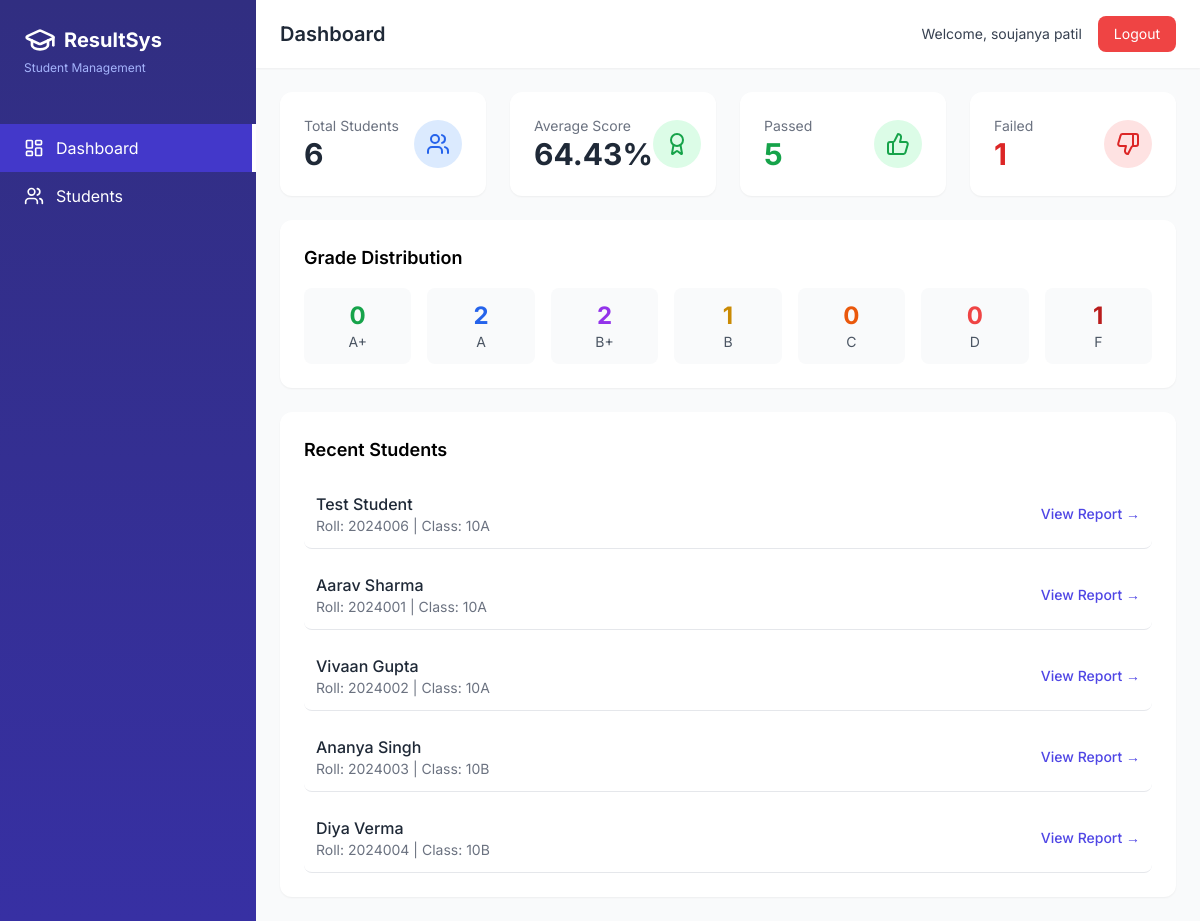
The page /dashboard (signed in) on the database as committed earlier.
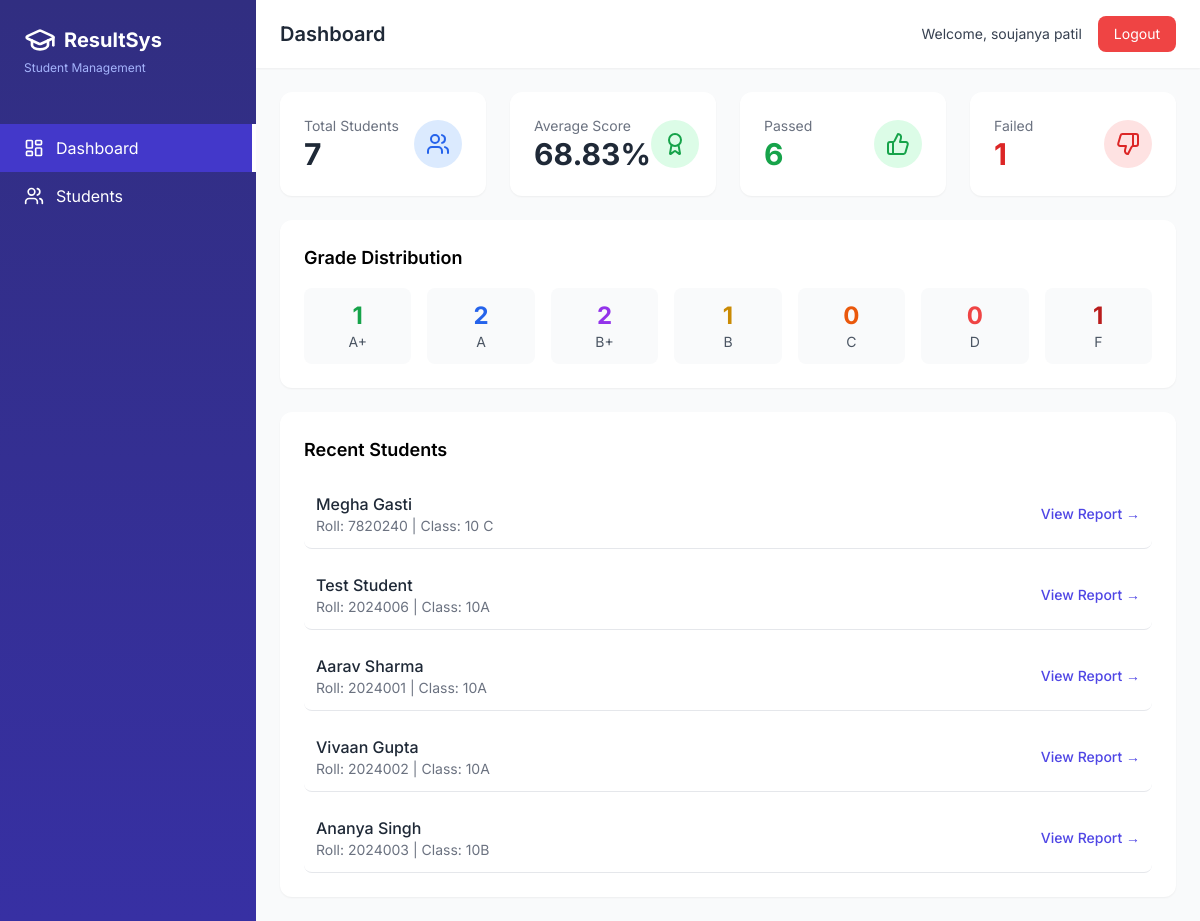
The same page on the database as committed later.
### models.py (models this page shows, shortened)
class Student(db.Model):
    __tablename__ = 'students'
    id = db.Column(db.Integer, primary_key=True)
    roll_number = db.Column(db.String(20), unique=True, nullable=False)
    name = db.Column(db.String(100), nullable=False)
    class_name = db.Column(db.String(20), nullable=False)
    parent_contact = db.Column(db.String(15))
    email = db.Column(db.String(100))
    admission_year = db.Column(db.Integer)
    created_at = db.Column(db.DateTime, default=datetime.utcnow)
    results = db.relationship('Result', backref='student', lazy=True, cascade='all, delete-orphan')
    def get_percentage(self):
        if not self.results:
            return 0
        total_obtained = sum(r.marks_obtained for r in self.results)
        total_possible = sum(r.total_marks for r in self.results)
        return round((total_obtained / total_possible) * 100, 2) if total_possible > 0 else 0
    def get_grade(self):
        percentage = self.get_percentage()
        if percentage >= 90:
            return ('A+', '#10b981', 'Outstanding')
        elif percentage >= 80:
            return ('A', '#3b82f6', 'Excellent')
        elif percentage >= 70:
            return ('B+', '#8b5cf6', 'Very Good')
        elif percentage >= 60:
            return ('B', '#f59e0b', 'Good')
        elif percentage >= 50:
            return ('C', '#f97316', 'Average')
        elif percentage >= 40:
            return ('D', '#ef4444', 'Pass')
        else:
            return ('F', '#dc2626', 'Fail')

### app.py (the view)
@app.route('/dashboard')
@login_required
def dashboard():
    total_students = Student.query.count()
    total_subjects = Subject.query.count()
    students = Student.query.all()
    percentages = [s.get_percentage() for s in students]
    avg_percentage = sum(percentages) / len(percentages) if percentages else 0
    passed = sum(1 for s in students if s.get_percentage() >= 40)
    failed = total_students - passed
    grade_counts = {'A+': 0, 'A': 0, 'B+': 0, 'B': 0, 'C': 0, 'D': 0, 'F': 0}
    for student in students:
        grade = student.get_grade()[0]
        if grade in grade_counts:
            grade_counts[grade] += 1
        else:
            grade_counts['F'] += 1
    recent_students = Student.query.order_by(Student.created_at.desc()).limit(5).all()
    return render_template('dashboard.html',
                         total_students=total_students,
                         total_subjects=total_subjects,
                         avg_percentage=round(avg_percentage, 2),
                         passed=passed,
                         failed=failed,
                         grade_counts=grade_counts,
                         recent_students=recent_students)

### app.py (called while the page is built)
def login_required(f):
    @wraps(f)
    def decorated_function(*args, **kwargs):
        if 'user_id' not in session:
            flash('Please login first', 'error')
            return redirect(url_for('login'))
        return f(*args, **kwargs)
    return decorated_function

### templates/dashboard.html (shortened to what the changed rows need)
{% extends "base.html" %}
{% block title %}Dashboard{% endblock %}
{% block content %}
<div class="grid grid-cols-1 md:grid-cols-4 gap-6 mb-6">
    <div class="bg-white rounded-xl shadow-sm p-6">
        <div class="flex items-center justify-between">
            <div>
                <p class="text-gray-500 text-sm">Total Students</p>
                <p class="text-3xl font-bold text-gray-800">{{ total_students|default(0) }}</p>
            </div>
        </div>
    </div>
    <div class="bg-white rounded-xl shadow-sm p-6">
        <div class="flex items-center justify-between">
            <div>
                <p class="text-gray-500 text-sm">Average Score</p>
                <p class="text-3xl font-bold text-gray-800">{{ avg_percentage|default(0) }}%</p>
            </div>
        </div>
    </div>
    <div class="bg-white rounded-xl shadow-sm p-6">
        <div class="flex items-center justify-between">
            <div>
                <p class="text-gray-500 text-sm">Passed</p>
                <p class="text-3xl font-bold text-green-600">{{ passed|default(0) }}</p>
            </div>
        </div>
    </div>
</div>
<div class="bg-white rounded-xl shadow-sm p-6 mb-6">
    <div class="grid grid-cols-2 md:grid-cols-7 gap-4 text-center">
        <div class="p-3 bg-gray-50 rounded-lg">
            <div class="text-2xl font-bold text-green-600">{{ grade_counts.get('A+', 0) }}</div>
            <div class="text-sm text-gray-600">A+</div>
        </div>
    </div>
</div>
<div class="bg-white rounded-xl shadow-sm p-6">
    <div class="space-y-3">
        {% for student in recent_students %}
        <div class="flex justify-between items-center p-3 hover:bg-gray-50 rounded-lg border-b">
            <div>
                <p class="font-medium text-gray-800">{{ student.name }}</p>
                <p class="text-sm text-gray-500">Roll: {{ student.roll_number }} | Class: {{ student.class_name }}</p>
            </div>
            <a href="{{ url_for('report_card', student_id=student.id) }}" class="text-indigo-600 hover:text-indigo-700 text-sm font-medium">
                View Report →
            </a>
        </div>
        {% else %}
        <p class="text-gray-500 text-center py-4">No students found. Add some students to get started!</p>
        {% endfor %}
    </div>
</div>
{% endblock %}

Rows that differ between the two databases and show on the page:
no longer on this page (row unchanged): Student: name "Diya Verma", roll_number "2024004", class_name "10B"
added Student: name "Megha Gasti", roll_number "7820240", class_name "10 C"
Other text that changed with them:
{{ total_students|default(0) }}: "6" → "7"
{{ avg_percentage|default(0) }}: "64.43" → "68.83"
{{ passed|default(0) }}: "5" → "6"
{{ grade_counts.get('A+', 0) }}: "0" → "1"
